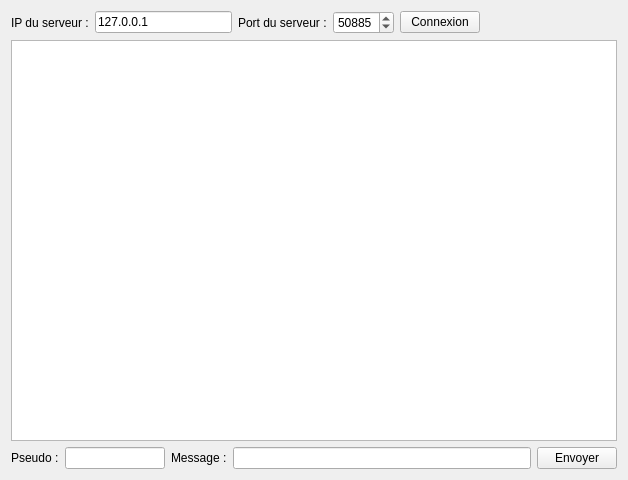
<?xml version="1.0" encoding="UTF-8"?>
<ui version="4.0">
 <class>ChatWidget</class>
 <widget class="QWidget" name="ChatWidget">
  <property name="geometry">
   <rect>
    <x>0</x>
    <y>0</y>
    <width>628</width>
    <height>480</height>
   </rect>
  </property>
  <property name="windowTitle">
   <string>Chat Widget - Client</string>
  </property>
  <property name="windowIcon">
   <iconset>
    <normaloff>chat.png</normaloff>chat.png</iconset>
  </property>
  <layout class="QVBoxLayout" name="verticalLayout_2">
   <item>
    <layout class="QHBoxLayout" name="horizontalLayout">
     <item>
      <widget class="QLabel" name="label">
       <property name="text">
        <string>IP du serveur :</string>
       </property>
      </widget>
     </item>
     <item>
      <widget class="QLineEdit" name="serveurIP">
       <property name="maximumSize">
        <size>
         <width>150</width>
         <height>16777215</height>
        </size>
       </property>
       <property name="text">
        <string>127.0.0.1</string>
       </property>
      </widget>
     </item>
     <item>
      <widget class="QLabel" name="label_2">
       <property name="text">
        <string>Port du serveur :</string>
       </property>
      </widget>
     </item>
     <item>
      <widget class="QSpinBox" name="serveurPort">
       <property name="minimumSize">
        <size>
         <width>60</width>
         <height>0</height>
        </size>
       </property>
       <property name="minimum">
        <number>1024</number>
       </property>
       <property name="maximum">
        <number>65535</number>
       </property>
       <property name="value">
        <number>50885</number>
       </property>
      </widget>
     </item>
     <item>
      <widget class="QPushButton" name="boutonConnexion">
       <property name="text">
        <string>Connexion</string>
       </property>
      </widget>
     </item>
     <item>
      <spacer name="horizontalSpacer">
       <property name="orientation">
        <enum>Qt::Horizontal</enum>
       </property>
       <property name="sizeHint" stdset="0">
        <size>
         <width>40</width>
         <height>20</height>
        </size>
       </property>
      </spacer>
     </item>
     <item>
      <layout class="QVBoxLayout" name="verticalLayout"/>
     </item>
    </layout>
   </item>
   <item>
    <widget class="QTextEdit" name="listeMessages">
     <property name="readOnly">
      <bool>true</bool>
     </property>
    </widget>
   </item>
   <item>
    <layout class="QHBoxLayout" name="horizontalLayout_2">
     <item>
      <widget class="QLabel" name="label_3">
       <property name="text">
        <string>Pseudo :</string>
       </property>
      </widget>
     </item>
     <item>
      <widget class="QLineEdit" name="pseudo">
       <property name="maximumSize">
        <size>
         <width>100</width>
         <height>16777215</height>
        </size>
       </property>
      </widget>
     </item>
     <item>
      <widget class="QLabel" name="label_4">
       <property name="text">
        <string>Message :</string>
       </property>
      </widget>
     </item>
     <item>
      <widget class="QLineEdit" name="message"/>
     </item>
     <item>
      <widget class="QPushButton" name="boutonEnvoyer">
       <property name="text">
        <string>Envoyer</string>
       </property>
       <property name="icon">
        <iconset>
         <normaloff>chat.png</normaloff>chat.png</iconset>
       </property>
      </widget>
     </item>
    </layout>
   </item>
  </layout>
 </widget>
 <resources/>
 <connections/>
</ui>
